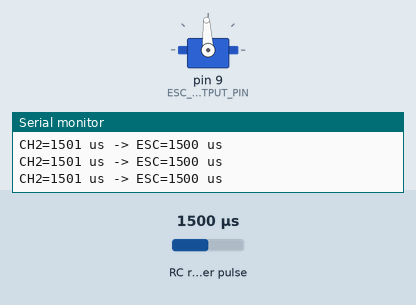
A sketch run on a simulated Arduino Uno, built with avr-gcc and run on an emulated ATmega328P. Shown: servo, the last lines printed to the serial monitor. Wiring (inferred from the names in the program): RC receiver channel: data pin 3. The inputs (shaded band) are chosen by the test bench; at power-on: RC receiver pulse 1500 µs.

Above: at 1.2 s.
1.3 s: RC receiver pulse (sensor on pin 3) set to 1980 µs
At 2.2 s:
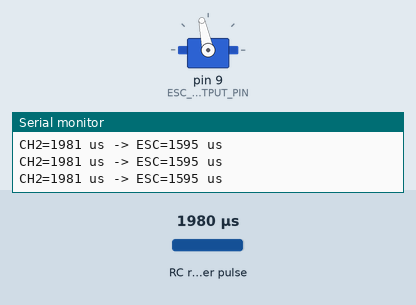
2.8 s: RC receiver pulse (sensor on pin 3) set to 1500 µs
At 3.3 s:
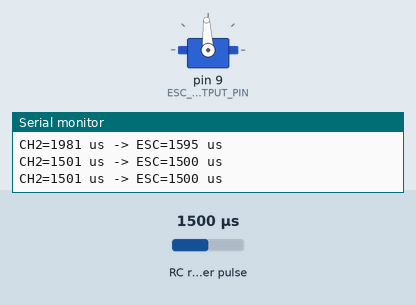
Timing chart, 0 to 5.8 s (numbered marks = the images above; inputs shaded):
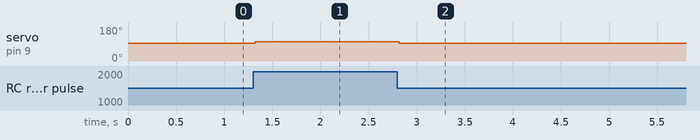

Measured:
- after the input at 1.3 s, servo on pin 9 (ESC_OUTPUT_PIN): 93° → 102° at once
- after the input at 2.8 s, servo on pin 9 (ESC_OUTPUT_PIN): 102° → 93° at once

The sketch:

06_u10_esc_throttle.ino
```cpp
// POC 6 — T8L + ER8 + Arduino + APISQUEEN ESC + U10
// Goal: very-low-throttle forward / neutral / reverse functional test.
//
// Signal chain:
//   T8L right joystick Y (spring-centered) -> ER8 CH2 -> Arduino D3
//   Arduino D9 -> APISQUEEN bidirectional ESC -> U10
//
// Safety behavior:
//   - Starts with ESC command at neutral (1500 us).
//   - Requires CH2 to be detected near center before enabling control.
//   - Invalid/lost receiver signal commands neutral and disarms control.
//   - First-test output is restricted to 1400–1600 us (only +/-100 us
//     from neutral). This may be too narrow to overcome the ESC's neutral
//     deadband; if the motor does not spin, do not increase it blindly.
//   - Use only with the U10 securely restrained and fully submerged.
//
// IMPORTANT:
//   1400–1600 us is a deliberately conservative initial test window, not
//   a verified U10/ESC operating range. Confirm ESC arming/neutral behavior
//   and test direction briefly. Keep clear of the propeller.

#include <Servo.h>

const uint8_t THROTTLE_INPUT_PIN = 3; // ER8 CH2: right joystick Y
const uint8_t ESC_OUTPUT_PIN = 9;     // ESC white PWM signal

// Previously documented T8L/ER8 CH2 calibration; verify in Serial Monitor.
const int THROTTLE_MIN = 984;
const int THROTTLE_CENTER = 1493;
const int THROTTLE_MAX = 2002;

// Typical bidirectional ESC servo-pulse convention; verify on this ESC.
const int ESC_NEUTRAL = 1500;

// Extremely limited first-test window: +/-100 us around neutral.
const int ESC_REVERSE_TEST = 1400;
const int ESC_FORWARD_TEST = 1600;

// Require stick to be close to center at startup before enabling.
const int ARM_DEADZONE_US = 30;

// Allow more time for pulseIn() to synchronize with the repeating ER8 PWM signal.
// Diagnostic increase from 25 ms to 50 ms after intermittent timeouts during bench test.
const unsigned long SIGNAL_TIMEOUT_US = 50000UL;
const unsigned long SERIAL_INTERVAL_MS = 200UL;

Servo esc;
bool throttleEnabled = false;
unsigned long lastSerialMs = 0;

void setup() {
  Serial.begin(115200);
  pinMode(THROTTLE_INPUT_PIN, INPUT);

  esc.attach(ESC_OUTPUT_PIN);
  esc.writeMicroseconds(ESC_NEUTRAL);

  Serial.println(F("POC 6 — U10 very-low-throttle test"));
  Serial.println(F("Input: ER8 CH2 -> D3; output: D9 -> ESC signal"));
  Serial.println(F("ESC command held at NEUTRAL (1500 us) at startup."));
  Serial.println(F("Center the spring-loaded right joystick Y to enable."));
  Serial.println(F("Test window limited to 1400–1600 us."));
}

void loop() {
  const unsigned long pulse =
      pulseIn(THROTTLE_INPUT_PIN, HIGH, SIGNAL_TIMEOUT_US);

  if (pulse == 0 || pulse < 800 || pulse > 2200) {
    esc.writeMicroseconds(ESC_NEUTRAL);
    throttleEnabled = false;
    if (millis() - lastSerialMs >= SERIAL_INTERVAL_MS) {
      Serial.println(F("NO VALID CH2 SIGNAL -> ESC NEUTRAL; control disarmed"));
      lastSerialMs = millis();
    }
    return;
  }

  if (!throttleEnabled) {
    esc.writeMicroseconds(ESC_NEUTRAL);
    if (abs((int)pulse - THROTTLE_CENTER) <= ARM_DEADZONE_US) {
      throttleEnabled = true;
      Serial.println(F("CH2 centered -> control enabled"));
    } else if (millis() - lastSerialMs >= SERIAL_INTERVAL_MS) {
      Serial.print(F("WAITING FOR CENTER; CH2="));
      Serial.print(pulse);
      Serial.println(F(" us; ESC remains neutral"));
      lastSerialMs = millis();
    }
    return;
  }

  int command = ESC_NEUTRAL;

  // Center deadband: release the stick and command neutral.
  if (abs((int)pulse - THROTTLE_CENTER) > ARM_DEADZONE_US) {
    // Right-stick up (larger pulse) is provisionally mapped to forward.
    // Right-stick down (smaller pulse) is provisionally mapped to reverse.
    command = (int)map((long)pulse,
                       THROTTLE_MIN, THROTTLE_MAX,
                       ESC_REVERSE_TEST, ESC_FORWARD_TEST);
    command = constrain(command, ESC_REVERSE_TEST, ESC_FORWARD_TEST);
  }

  esc.writeMicroseconds(command);

  if (millis() - lastSerialMs >= SERIAL_INTERVAL_MS) {
    Serial.print(F("CH2="));
    Serial.print(pulse);
    Serial.print(F(" us -> ESC="));
    Serial.print(command);
    Serial.println(F(" us"));
    lastSerialMs = millis();
  }
}
```
